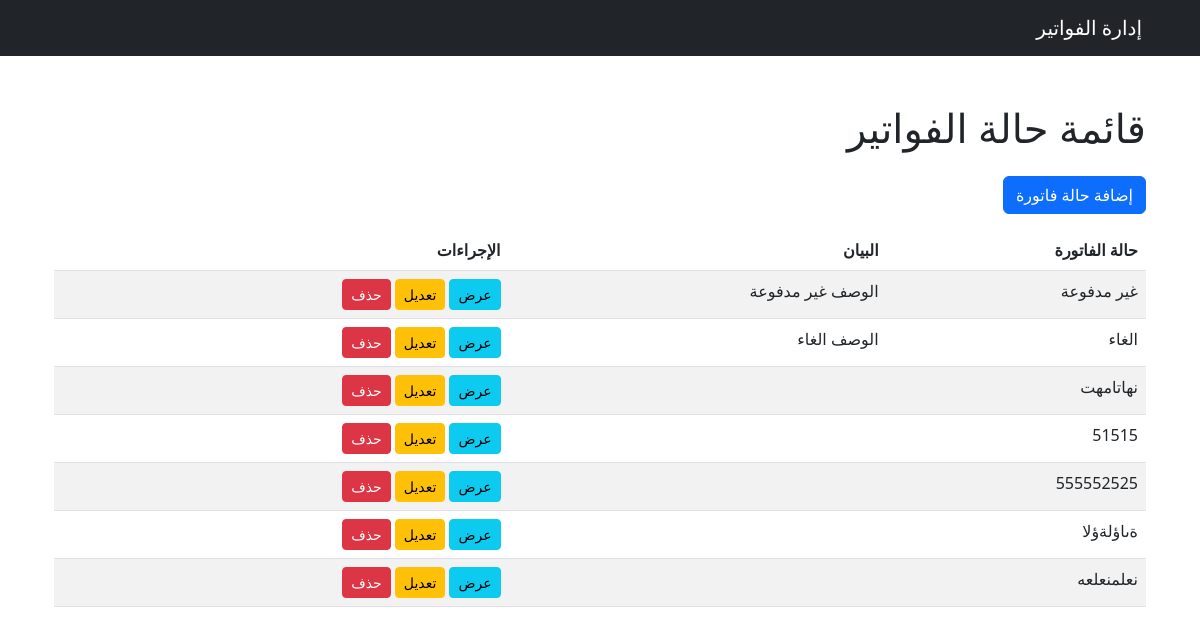
/invoice/status/, run on an earlier commit of the app's database.
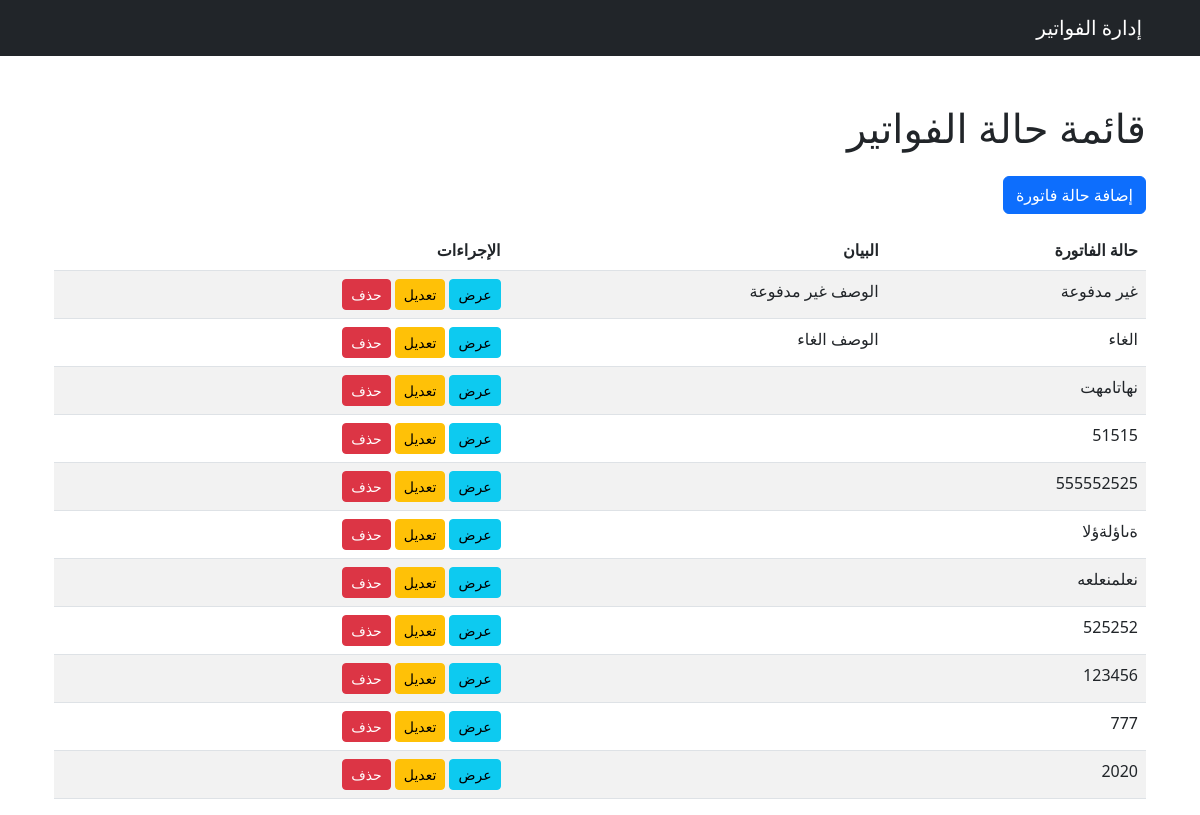
And on a later commit of the database.
### invoice/models.py (models this page shows, shortened)
class Status(models.Model):
    status_types = models.CharField(max_length=255, verbose_name=_("حالة الفاتورة"))
    status_description = models.TextField(blank=True, null=True, verbose_name=_("الوصف"))
    uniqueId = models.UUIDField(default=uuid4, editable=False, unique=True, verbose_name=_("الرقم المسلسل"))
    slug = models.SlugField(max_length=225, unique=True, blank=True, null=True)
    date_created = models.DateTimeField(auto_now_add=True)
    last_updated = models.DateTimeField(auto_now=True)
    class Meta:
        verbose_name = _('حالة الفاتورة')
        verbose_name_plural = _('حالات الفواتير')

### invoice/views.py (the view)
# urls.py: path('status/', StatusListView.as_view(), name='status_list'),
class StatusListView(ListView):
    model = Status
    template_name = 'status/status_list.html'
    context_object_name = 'status'

### templates/status/status_list.html
{% extends 'base.html' %}
{% block content %}
<div class="container mt-5">
    <h1 class="mb-4">قائمة  حالة الفواتير</h1>
    <a href="{% url 'status_create' %}" class="btn btn-primary mb-3">إضافة حالة فاتورة   </a>
    <table class="table table-striped">
        <thead>
            <tr>
                <th>حالة الفاتورة </th>
                <th>البيان</th>
                <th>الإجراءات</th>
            </tr>
        </thead>
        <tbody>
            {% for status in status %}
                <tr>
                    <td>{{ status.status_types }}</td>
                    <td>{{ status.status_description }}</td>
                    <td>
                        <a href="{% url 'status_detail' status.pk %}" class="btn btn-info btn-sm">عرض</a>
                        <a href="{% url 'status_update' status.pk %}" class="btn btn-warning btn-sm">تعديل</a>
                        <a href="{% url 'status_delete' status.pk %}" class="btn btn-danger btn-sm">حذف</a>
                    </td>
                </tr>
            {% endfor %}
        </tbody>
    </table>
</div>
{% endblock %}

What changed in the data, as far as the page shows it:
added Status: status_types "525252"
added Status: status_types "123456"
added Status: status_types "777"
added Status: status_types "2020"
